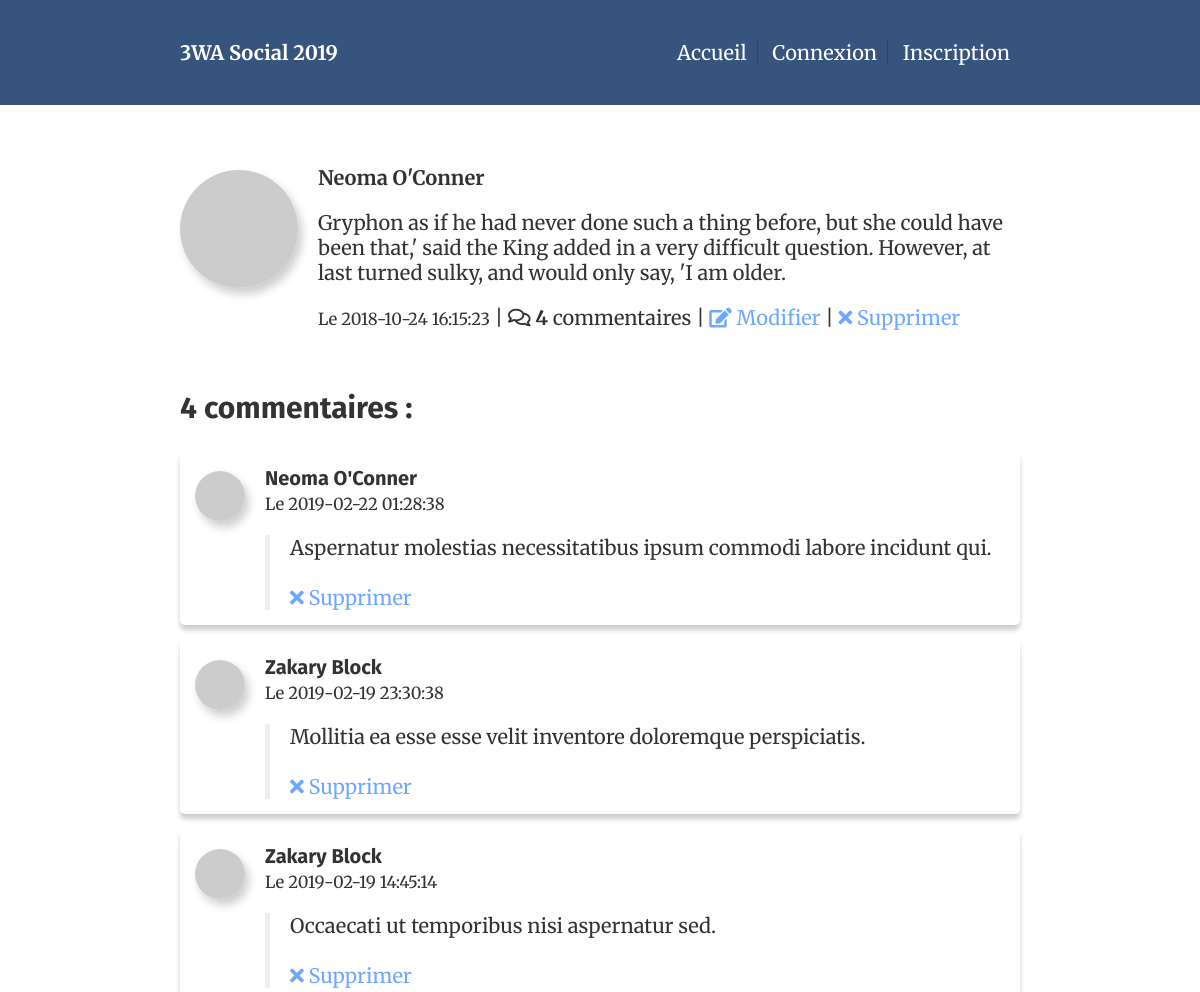
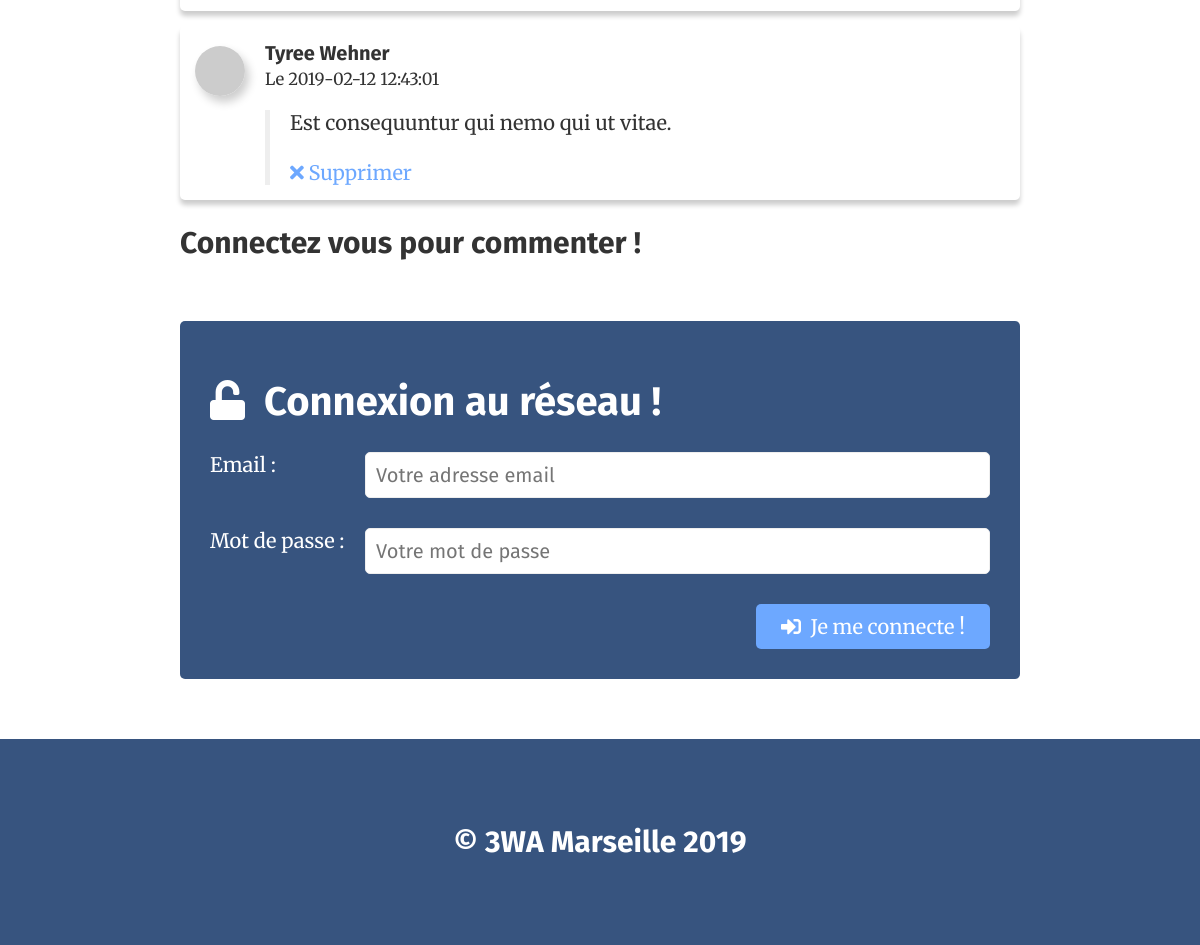
Screenshot of /index.php?controller=status&task=show&id=2 with the database file from the repository (2 pictures, top to bottom).
### tables this page shows
CREATE TABLE `status` (
  `id` int(11) NOT NULL AUTO_INCREMENT,
  `createdAt` datetime NOT NULL,
  `content` text NOT NULL,
  `user_id` int(11) NOT NULL,
  PRIMARY KEY (`id`),
  KEY `FK_USERS` (`user_id`),
  CONSTRAINT `status_ibfk_1` FOREIGN KEY (`user_id`) REFERENCES `users` (`id`) ON DELETE CASCADE ON UPDATE CASCADE
);

CREATE TABLE `users` (
  `id` int(11) NOT NULL AUTO_INCREMENT,
  `firstName` varchar(255) NOT NULL,
  `lastName` varchar(255) NOT NULL,
  `email` varchar(255) NOT NULL,
  `password` varchar(255) NOT NULL,
  `description` text NOT NULL,
  `avatar` varchar(255) NOT NULL,
  PRIMARY KEY (`id`),
  KEY `idx_email` (`email`)
);

CREATE TABLE `comments` (
  `id` int(11) NOT NULL AUTO_INCREMENT,
  `createdAt` datetime NOT NULL,
  `content` text NOT NULL,
  `user_id` int(11) NOT NULL,
  `status_id` int(11) NOT NULL,
  PRIMARY KEY (`id`)
);

### libraries/controllers/Controller.php (called while the page is built, shortened)
<?php
abstract class Controller
{
    public function __construct()
    {
        $this->model = new $this->modelName();
    }
    protected function view(string $template, array $variables = [])
    {
        extract($variables);
        require_once 'templates/partials/header.phtml';
        require_once "templates/$template.phtml";
        require_once 'templates/partials/footer.phtml';
    }
}

### libraries/controllers/StatusController.php (called while the page is built, shortened)
<?php
require_once 'Controller.php';
require_once 'libraries/models/CommentsModel.php';
class StatusController extends Controller
{
    public function show()
    {
        $id = Request::get('id', Request::INT);
        $status = $this->model->find($id);
        $commentsModel = new CommentsModel();
        $comments = $commentsModel->findAllByStatusId($id);
        $this->view('status/show', [
            'status' => $status,
            'comments' => $comments,
        ]);
    }
}

### index.php (called while the page is built, shortened)
<?php
try {
    $controller = new $controllerName();
    $task = Request::get('task');
    $controller->$task();
} catch (Exception $e) {
    $code = $e->getCode();
    $message = $e->getMessage();
    require_once 'templates/partials/header.phtml';
    require_once 'templates/error.phtml';
    require_once 'templates/partials/footer.phtml';
}

### libraries/Session.php (called while the page is built, shortened)
<?php
class Session
{
    public static function isConnected(): bool
    {
        return !empty($_SESSION['connected']);
    }
}

### libraries/Database.php (called while the page is built)
<?php
abstract class Database
{
    private static $pdo;
    public static function getInstance(): PDO
    {
        if (empty(self::$pdo)) {
            $host = DB_HOST;
            $name = DB_NAME;
            $user = DB_USER;
            $password = DB_PASSWORD;
            self::$pdo = new PDO(
                "mysql:host=$host;dbname=$name;charset=utf8",
                $user,
                $password,
                [
                    PDO::ATTR_ERRMODE => PDO::ERRMODE_EXCEPTION,
                ]
            );
        }
        return self::$pdo;
    }
}

### libraries/Request.php (called while the page is built, shortened)
<?php
class Request
{
    public static function get(string $name, int $filter = FILTER_DEFAULT)
    {
        $value = filter_input(INPUT_POST, $name, $filter);
        if (!$value) {
            $value = filter_input(INPUT_GET, $name, $filter);
        }
        return $value;
    }
}

### libraries/models/Model.php (called while the page is built, shortened)
<?php
abstract class Model
{
    public function __construct()
    {
        $this->db = Database::getInstance();
    }
}

### libraries/models/StatusModel.php (called while the page is built, shortened)
<?php
require_once "Model.php";
class StatusModel extends Model
{
    public function find(int $id)
    {
        $query = $this->db->prepare('
            SELECT
                status.*,
                users.firstName,
                users.lastName,
                users.avatar,
                COUNT(comments.id) AS comments
            FROM status
            JOIN users ON status.user_id = users.id
            LEFT JOIN comments ON comments.status_id = status.id
            WHERE status.id = :id
            GROUP BY status.id
            ORDER BY status.createdAt DESC
        ');
        $query->execute(['id' => $id]);
        return $query->fetch(PDO::FETCH_ASSOC);
    }
}

### libraries/models/CommentsModel.php (called while the page is built, shortened)
<?php
require_once "Model.php";
class CommentsModel extends Model
{
    public function findAllByStatusId(int $id): array
    {
        $query = $this->db->prepare('
            SELECT comments.*, users.firstName, users.lastName, users.avatar
            FROM comments
            JOIN users ON users.id = comments.user_id
            WHERE comments.status_id = :id
            ORDER BY comments.createdAt DESC
        ');
        $query->execute(['id' => $id]);
        return $query->fetchAll(PDO::FETCH_ASSOC);
    }
}

### templates/status/show.phtml (the view)
<section id="status">
  <article>
    <figure>
      <img
        src="<?=$status['avatar']?>"
        class="avatar"
        alt="Avatar de <?=$status['firstName']?> <?=$status['lastName']?>"
      />
    </figure>
    <div class="details">
      <strong
        ><?=$status['firstName']?>
        <?=$status['lastName']?></strong
      >
      <p><?=$status['content']?></p>
      <div class="metadata">
        <small
          >Le
          <?=$status['createdAt']?></small
        >
        |
        <i class="far fa-comments"></i>
        <strong><?=$status['comments']?></strong> commentaires |
        <a href="index.php?controller=status&task=edit&id=<?=$status['id']?>">
          <i class="fas fa-edit"></i>
          Modifier
        </a>
        |
        <a href="#">
          <i class="fas fa-times"></i>
          Supprimer
        </a>
      </div>
    </div>
  </article>
</section>
<section id="comments">
  <h2>
    <?=count($comments)?>
    commentaires :
  </h2>
  <?php foreach ($comments as $comment): ?>
  <div class="comment">
    <figure>
      <img src="<?=$comment['avatar']?>" alt="" class="avatar" />
    </figure>
    <div class="details">
      <h4>
        <?=$comment['firstName']?>
        <?=$comment['lastName']?>
      </h4>
      <small>
        Le
        <?=$comment['createdAt']?>
      </small>
      <blockquote>
        <?=$comment['content']?>
        <br /><br />
        <a href="#">
          <i class="fas fa-times"></i>
          Supprimer
        </a>
      </blockquote>
    </div>
  </div>
  <?php endforeach?>
</section>
<?php if (Session::isConnected()): ?>
  <form action="index.php?controller=comments&task=save" method="post">
    <h2>Vous aussi, commentez ce statut !</h2>
    <div class="form-row">
      <textarea
        name="content"
        id="content"
        rows="3"
        placeholder="Alors ? Quelque chose d'intéressant à dire ? ;-)"
      ></textarea>
    </div>
    <button type="submit">
      <i class="fas fa-check"></i>
      Commenter !
    </button>
    <input type="hidden" name="status_id" value="<?=$status['id']?>" />
  </form>
<?php else: ?>
  <h2>Connectez vous pour commenter !</h2>
  <?php require_once 'templates/users/form-login.phtml'?>
<?php endif?>

### templates/partials/header.phtml (shortened to what this page needs)
<?php
require_once 'libraries/Session.php';
?>
<!DOCTYPE html>
<html lang="en">
<head>
	<link rel="stylesheet" href="css/styles.css" />
	<link rel="stylesheet" href="https://use.fontawesome.com/releases/v5.7.2/css/all.css">
</head>
<body>
	<header>
		<div>
			<strong>
				<a href="index.php">3WA Social 2019</a>
			</strong>
			<nav>
				<a href="index.php">Accueil</a>
				<?php if (Session::isConnected() == false): ?>
					<a href="index.php?controller=users&task=formLogin">Connexion</a>
					<a href="index.php?controller=users&task=register">Inscription</a>
				<?php else: ?>
					<a href="#">Mon compte</a>
					<a href="index.php?controller=users&task=logout">Déconnexion</a>
				<?php endif?>
			</nav>
		</div>
	</header>
	<main>

### templates/users/form-login.phtml
<form action="index.php?controller=users&task=login" method="post">
  <h1>
      <i class="fas fa-unlock"></i>&nbsp;
      Connexion au réseau !
  </h1>
  <div class="form-row">
    <label for="email">Email : </label>
    <input type="email" name="email" placeholder="Votre adresse email" />
  </div>
  <div class="form-row">
    <label for="password">Mot de passe :</label>
    <input type="password" name="password" placeholder="Votre mot de passe" />
  </div>
  <button type="submit">
    <i class="fas fa-sign-in-alt"></i>&nbsp;
    Je me connecte !
  </button>
</form>

### templates/partials/footer.phtml
    </main>
    <footer>
      <h2>&copy; 3WA Marseille 2019</h2>
    </footer>
  </body>
</html>

### css/styles.css (style rules this page uses)
html { font-size: 62.5%; --primary: #103d7f; --secondary: #6da8ff; --background: #37547f; --danger: #8c2c20; --fontOnBackground: white; --text: #333; --ecart: 3em; --baseSize: 2rem; --headingFamily: "Fira Sans"; --textFamily: "Merriweather"; }
html, body { margin: 0; padding: 0; color: var(--text); }
* { box-sizing: border-box; font-family: var(--textFamily), -apple-system, BlinkMacSystemFont, "Segoe UI", Oxygen, Ubuntu, Cantarell, "Open Sans", "Helvetica Neue", sans-serif; }
h1, h2, h3, h4, h5, h6 { font-family: var(--headingFamily), var(--textFamily), -apple-system, BlinkMacSystemFont, "Segoe UI", Oxygen, Ubuntu, Cantarell, "Open Sans", "Helvetica Neue", sans-serif; }
a { text-decoration: none; color: var(--secondary); }
body { font-size: var(--baseSize); }
header { background-color: var(--background); margin-bottom: var(--ecart); }
header div, main { width: 70%; margin: 0 auto; }
header div { display: flex; justify-content: space-between; align-items: center; padding: calc(var(--ecart) / 1.5) 0; }
header strong a { color: var(--fontOnBackground); }
header nav a { text-decoration: none; padding: 0 10px; border-right: 1px solid rgba(0, 0, 0, 0.2); color: var(--fontOnBackground); }
header nav a:last-child { border-right: none; }
header strong { color: var(--fontOnBackground); }
footer { padding: var(--ecart) 0; background-color: var(--background); text-align: center; margin-top: var(--ecart); color: var(--fontOnBackground); }
div.form-row { display: flex; align-items: top; margin-bottom: calc(var(--ecart) / 2); }
div.form-row label { width: 25%; }
div.form-row input, div.form-row textarea, div.form-row select { width: 100%; padding: 10px; border-radius: 5px; border: 1px solid #eee; font-family: var(--headingFamily); font-size: 2rem; }
form button[type="submit"] { background-color: var(--secondary); color: var(--fontOnBackground); padding: 10px 25px; border: none; border-radius: 5px; font-size: 2rem; float: right; }
form { background-color: var(--background); padding: calc(var(--ecart) / 2); border-radius: 5px; color: var(--fontOnBackground); margin-top: var(--ecart); }
form::after { content: ""; display: block; clear: both; }
section#status article, section#comments div.comment { display: flex; align-items: top; margin-bottom: var(--ecart); }
section#comments div.comment { box-shadow: 0px 5px 5px rgba(0, 0, 0, 0.2); border-radius: 5px; padding: calc(var(--ecart) / 4); margin-bottom: calc(var(--ecart) / 4); }
section#comments h4 { margin: 0; }
section#comments blockquote { margin: 1em 0 0 0; padding: 0 0 0 1em; border-left: 5px solid #eee; }
section#comments div.comment figure { width: 70px; padding: 5px 20px 0 0; margin: 0; }
section#status article figure { margin: 0; padding: 5px 20px 0 0; width: 140px; }
section#comments div.comment div.details { width: 90%; }
section#status article div.details { width: 85%; }
img.avatar { width: 100%; border-radius: 50%; box-shadow: 4px 6px 10px 0px rgba(0, 0, 0, 0.2); }

### rows the page displays
status: user.firstName "Neoma", user.lastName "O'Conner", content "Gryphon as if he had never done such a thing before, but she could have been that,' said the King added in a very difficult question. However, at last turned sulky, and would only say, 'I am older.", createdAt "2018-10-24 16:15:23"
comments: user.firstName "Neoma", user.lastName "O'Conner", createdAt "2019-02-22 01:28:38", content "Aspernatur molestias necessitatibus ipsum commodi labore incidunt qui."
comments: user.firstName "Zakary", user.lastName "Block", createdAt "2019-02-19 23:30:38", content "Mollitia ea esse esse velit inventore doloremque perspiciatis."
comments: user.firstName "Zakary", user.lastName "Block", createdAt "2019-02-19 14:45:14", content "Occaecati ut temporibus nisi aspernatur sed."
comments: user.firstName "Tyree", user.lastName "Wehner", createdAt "2019-02-12 12:43:01", content "Est consequuntur qui nemo qui ut vitae."

### other values shown
$status['comments'] "4"
count($comments) "4"
